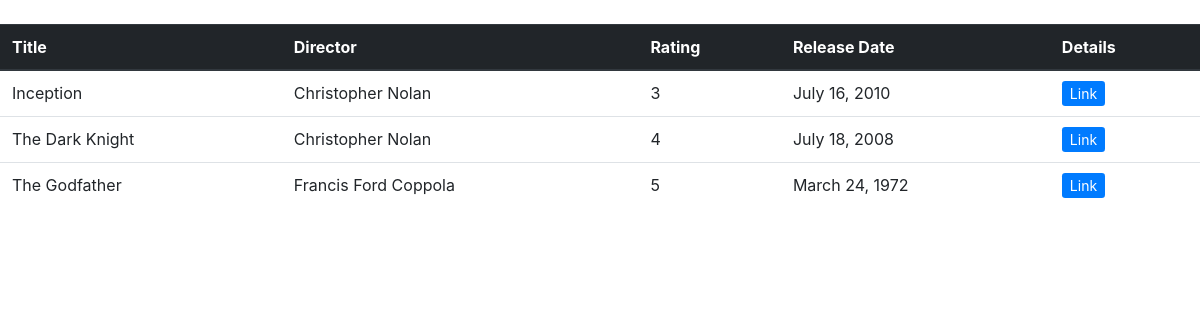
The page / on the database its author committed.
### video/models.py (models this page shows, shortened)
class VideoModel(models.Model):
    title = models.CharField(max_length=100, unique=True)
    director = models.CharField(max_length=50)
    rating = models.PositiveSmallIntegerField(validators = [MaxValueValidator(5)])
    release_date = models.DateField()
    details = models.TextField()

### video/views.py (the view)
# urls.py: url(r'^$', video.views.video, name='home'),
def video(request):
    return render(request, 'videos.html', {'vids':VideoModel.objects.order_by('title')})

### video/templates/videos.html (shortened to what this page needs)
﻿<!DOCTYPE html>
<html lang="en" xmlns="http://www.w3.org/1999/xhtml">
<head>
    <link rel="stylesheet" href="https://stackpath.bootstrapcdn.com/bootstrap/4.1.3/css/bootstrap.min.css">
</head>
<body>
    {% if vids %}
    <table class="table table-hover">
        <thead class="thead-dark">
            <th>Title</th>
            <th>Director</th>
            <th>Rating</th>
            <th>Release Date</th>
            <th>Details</th>
        </thead>
        {% for vid in vids %}
        <tr>
            <td>{{ vid.title }}</td>
            <td>{{ vid.director }}</td>
            <td>{{ vid.rating }}</td>
            <td>{{ vid.release_date }}</td>
            <td><a href="{{ vid.id }}" class="btn-sm btn-primary">Link</a></td>
        </tr>
        {% endfor %}
    </table>
    {% endif %}
</body>
</html>

### rows shown on the page
VideoModel: title "Inception", director "Christopher Nolan", rating "3", release_date "July 16, 2010"
VideoModel: title "The Dark Knight", director "Christopher Nolan", rating "4", release_date "July 18, 2008"
VideoModel: title "The Godfather", director "Francis Ford Coppola", rating "5", release_date "March 24, 1972"
